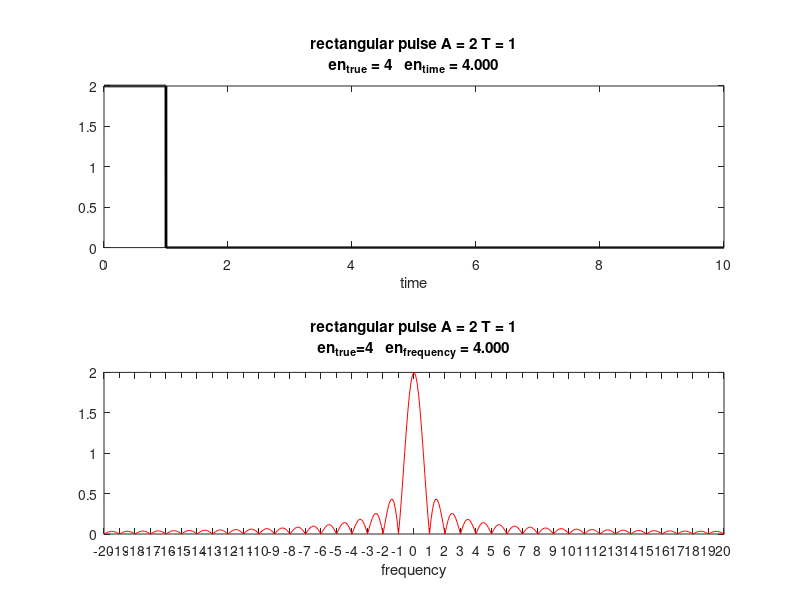

Reproduce this figure in MATLAB.
clear all
close all
clc

disp('FFT and energy of a rectangular pulse');

%%

A=2;            % pulse amplitude
T = 1;          % pulse duration
Tmax = 10*T;    % total snapshot time

fs=1000*1/T;    % sampling frequency
Ts=1/fs;        % sampling time
  
t=0:Ts:Tmax-Ts; % time axis 
N = length(t);  % total number of samples

fres=fs/N;              % frequency resolution
f=0:fres:fs-fres;       % frequency axis
ff=f-fs/2;              % symmetric frequency axis (fundamental interval)

NT=T/Ts;        %number of samples of the pulse

s=zeros(1,N);
s(1:NT)=A;      % rectangular pulse with amplitude A and duration T
   
%alternative
%s=A*rectangularPulse(0,T,t);




% energy
en_true=A^2*T;   % formula here
 
en_time=sum(s.*s)*Ts;   % compute it on the time axis
en_time=sum(s.^2)*Ts;   % compute it on the time axis


S = fft(s)*Ts;         % FFT of s
M = abs(S);         % magnitude of S
MM = fftshift(M);        % symmetric


en_freq = sum(M.^2)*fres;  % compute it on the frequency axis by using Parseval identity


%%  
figure;
      
subplot(2,1,1)

plot(t,s,'k-','linewidth',2);
xlabel('time');
title(sprintf('rectangular pulse A = %d T = %d\nen_{true} = %d   en_{time} = %.3f',A,T,en_true,en_time));
                % title with variable values inside

                
subplot(2,1,2)

plot(ff,MM,'r'); hold on;
xlabel('frequency');
xlim([-20 20])
xticks(-fs/2:fs/2)
title(sprintf('rectangular pulse A = %d T = %d\nen_{true}=%d   en_{frequency} = %.3f',A,T,en_true,en_freq));



